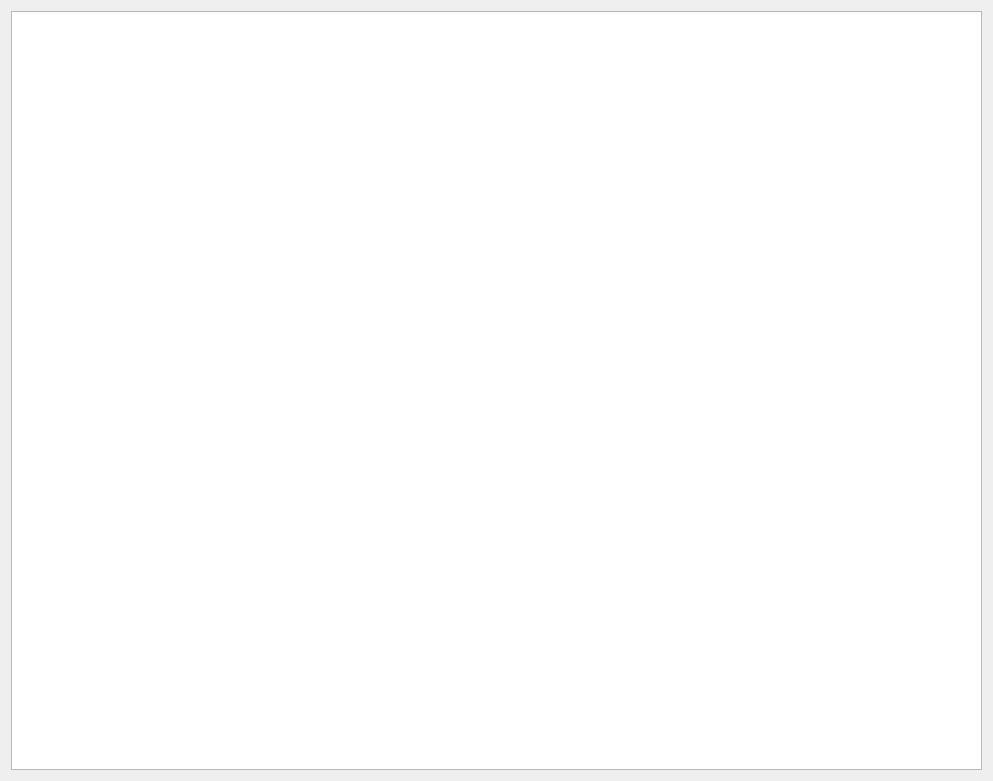
<?xml version="1.0" encoding="UTF-8"?>
<ui version="4.0">
 <class>Dialog</class>
 <widget class="QDialog" name="Dialog">
  <property name="geometry">
   <rect>
    <x>0</x>
    <y>0</y>
    <width>993</width>
    <height>781</height>
   </rect>
  </property>
  <property name="windowTitle">
   <string>Dialog</string>
  </property>
  <layout class="QVBoxLayout" name="verticalLayout_2">
   <item>
    <widget class="QTableView" name="mytableview"/>
   </item>
  </layout>
 </widget>
 <resources/>
 <connections/>
</ui>
